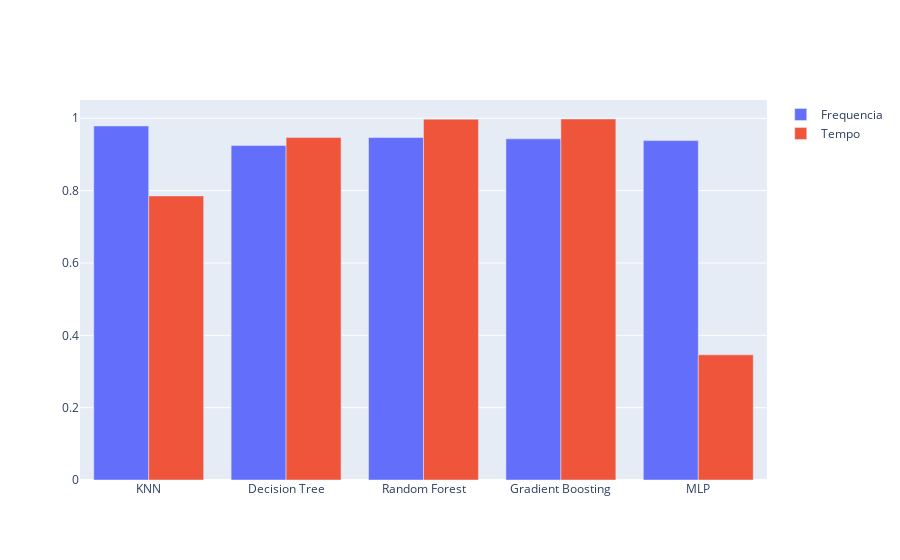

Notebook code for this chart:
### Markdown cell above
## F1 Score

### Code cell
f1Score_f = pd.DataFrame(f1Score_f)
f1Score_t = pd.DataFrame(f1Score_t)

configure_plotly_browser_state()

trace1 = go.Bar(x = clf_labels,
                y = f1Score_f[0].to_numpy(),
                name = 'Frequencia',)
trace2 = go.Bar(x = clf_labels,
                y = f1Score_t[0].to_numpy(),
                name = 'Tempo',)
data = [trace1, trace2]

py.iplot(data)

### Figure 1 — Plotly figure (JSON) as saved in the notebook; plotly's stock layout.template omitted (floating-point values rounded to 4 significant figures)
{"data": [{"name": "Frequencia", "x": ["KNN", "Decision Tree", "Random Forest", "Gradient Boosting", "MLP"], "y": [0.9787, 0.9249, 0.9468, 0.9431, 0.9383], "type": "bar"}, {"name": "Tempo", "x": ["KNN", "Decision Tree", "Random Forest", "Gradient Boosting", "MLP"], "y": [0.7854, 0.947, 0.9975, 0.998, 0.346], "type": "bar"}], "layout": {}}
